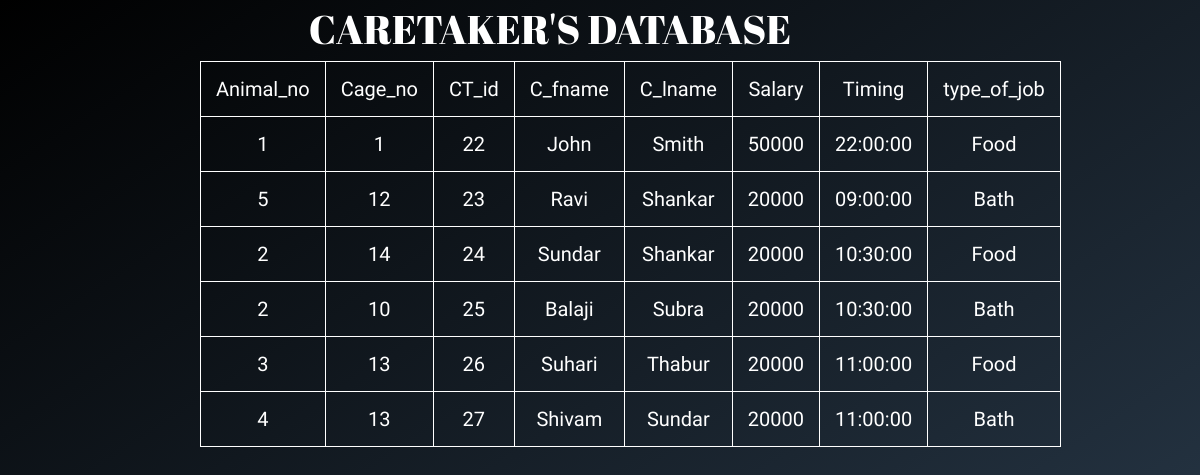
The page /nc.php on the database its author committed.
### tables this page shows
CREATE TABLE `caretaker` (
  `CT_id` int(11) NOT NULL,
  `animal_no` int(11) NOT NULL,
  `timing` time NOT NULL,
  `salary` int(11) NOT NULL,
  `type_of_job` varchar(30) NOT NULL,
  `C_fname` varchar(30) NOT NULL,
  `C_lname` varchar(30) NOT NULL,
  `cage_no` int(11) NOT NULL
);

### nc.php (the view, shortened to what this page needs)
<html>
<link href="https://cdn.jsdelivr.net/npm/bootstrap@5.0.0-beta1/dist/css/bootstrap.min.css" rel="stylesheet">
<body>
  <h1> CARETAKER'S DATABASE </h1>
  <table>
    <tr>
      <td style="font-size: 20px">Animal_no</td>
      <td style="font-size: 20px">Cage_no</td>
      <td style="font-size: 20px">CT_id</td>
      <td style="font-size: 20px">C_fname</td>
      <td style="font-size: 20px">C_lname</td>
      <td style="font-size: 20px">Salary</td>
      <td style="font-size: 20px">Timing</td>
      <td style="font-size: 20px">type_of_job</td>
      </tr>
<?php
$servername = "localhost";
$username = "root";
$password = "";
$dbname = "proj";
$conn = new mysqli($servername, $username, $password, $dbname);
$sql = "SELECT animal_no, cage_no, CT_id, C_fname, C_lname,salary, timing, type_of_job FROM caretaker";
$result = $conn->query($sql);
if ($result->num_rows > 0) {
    while($row = $result->fetch_assoc()) {
        ?>
        <tr>
            <td style="font-size: 20px"><?php echo $row["animal_no"]; ?></td>
            <td style="font-size: 20px"><?php echo $row["cage_no"]; ?></td>
            <td style="font-size: 20px"><?php echo $row["CT_id"]; ?></td>
            <td style="font-size: 20px"><?php echo $row["C_fname"]; ?></td>
            <td style="font-size: 20px"><?php echo $row["C_lname"]; ?></td>
            <td style="font-size: 20px"><?php echo $row["salary"]; ?></td>
            <td style="font-size: 20px"><?php echo $row["timing"]; ?></td>
            <td style="font-size: 20px"><?php echo $row["type_of_job"]; ?></td>
        </tr>
          <?php
    }
} else {
    echo "0 results";
}
?>
</table>
</body>
</html>

### nc.php (style rules this page uses)
body { font-family: "Work Sans", sans-serif; background-repeat: no-repeat; font-size: 30px; background-size: cover; padding-left: 200px; padding-top: 5px; background-color: white; background-color: #000000; background-image: linear-gradient(147deg, #000000 0%, #2c3e50 100%); padding-bottom: 20%; }
table, th, td { border: 1px solid white; padding: 15px; text-align: center; color: white; }
table { border-spacing: 20px; }
h1 { font-family: 'Abril Fatface', cursive; font-size: 2.5rem; color: white; text-align: center; padding-right: 300px; }

### rows shown on the page
caretaker: animal_no "1", cage_no "1", CT_id "22", C_fname "John", C_lname "Smith", salary "50000", timing "22:00:00", type_of_job "Food"
caretaker: animal_no "5", cage_no "12", CT_id "23", C_fname "Ravi", C_lname "Shankar", salary "20000", timing "09:00:00", type_of_job "Bath"
caretaker: animal_no "2", cage_no "14", CT_id "24", C_fname "Sundar", C_lname "Shankar", salary "20000", timing "10:30:00", type_of_job "Food"
caretaker: animal_no "2", cage_no "10", CT_id "25", C_fname "Balaji", C_lname "Subra", salary "20000", timing "10:30:00", type_of_job "Bath"
caretaker: animal_no "3", cage_no "13", CT_id "26", C_fname "Suhari", C_lname "Thabur", salary "20000", timing "11:00:00", type_of_job "Food"
caretaker: animal_no "4", cage_no "13", CT_id "27", C_fname "Shivam", C_lname "Sundar", salary "20000", timing "11:00:00", type_of_job "Bath"
